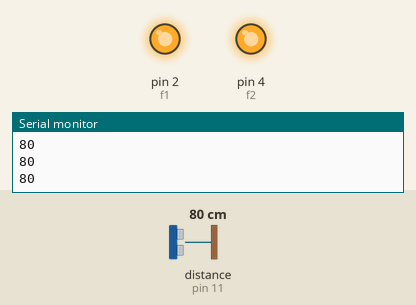
Recording of a sketch running on a simulated Arduino Uno, built with avr-gcc and run on an emulated ATmega328P. Parts: output pins drawn as LEDs (lit = HIGH), the last lines printed to the serial monitor. Wiring (inferred from the names in the program): ultrasonic range finder: trigger pin 12; echo pin 11. Inputs (shaded band) come from the test bench; at power-on: distance to the obstacle (sensor on pin 11) 80 cm. The echo pulse lasts 58.3 µs per cm; pins used as bus, display or sensor lines are not drawn.

Above: at 1.2 s.
1.3 s: distance to the obstacle (sensor on pin 11) set to 14 cm
2.8 s: distance to the obstacle (sensor on pin 11) set to 10 cm
At 3.9 s:
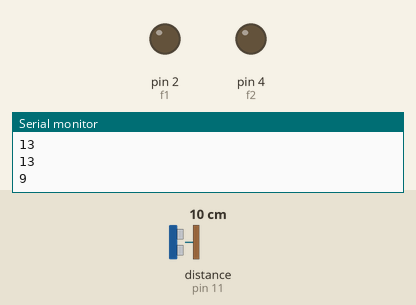
4.3 s: distance to the obstacle (sensor on pin 11) set to 18 cm
At 5.5 s:
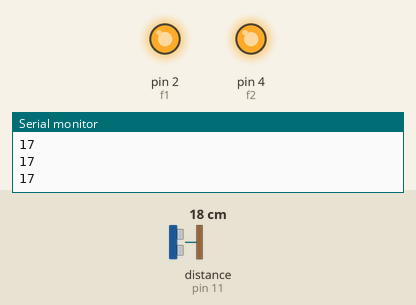
5.8 s: distance to the obstacle (sensor on pin 11) set to 2 cm
At 6.5 s:
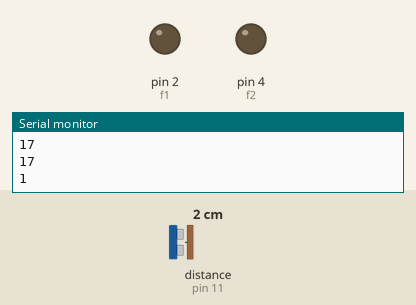
Timing chart, 0 to 8.4 s (numbered marks = the images above; inputs shaded):
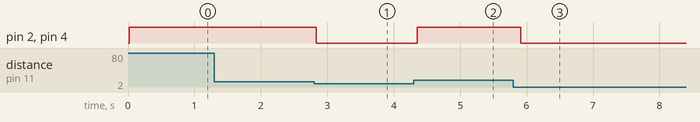

The sketch:

Robot.ino
```cpp
int trig = 12;
int echo = 11;
int f1 = 2;
int r1 = 3;
int f2 = 4;
int r2 = 5;
void setup() {
  Serial.begin(9600);
  pinMode(trig, OUTPUT);
  pinMode(echo, INPUT);
  pinMode(f1, OUTPUT);
  pinMode(r1, OUTPUT);
  pinMode(f2, OUTPUT);
  pinMode(r2, OUTPUT);
}

void loop() {
  digitalWrite(trig, HIGH);
  delayMicroseconds(16);
  digitalWrite(trig, LOW);
  int dist = pulseIn(echo, HIGH)/58;
  Serial.println(dist);
  if(dist > 10){
    forward();
    delay(100);
  }
  else{
    backward();
    delay(1500);
  }

}
void forward(){
  analogWrite(r1, 0);
  analogWrite(r2, 0);
  delay(10);
  analogWrite(f1, 255);
  analogWrite(f2, 255);
}
void backward(){
  analogWrite(f1, 0);
  analogWrite(f2, 0);
  delay(10);
  analogWrite(r1, 255);
  analogWrite(r2, 255);
}
```

Measured:
- the behaviour switches between 12 and 11 cm on distance to the obstacle (sensor on pin 11) (found by bisection; images 0 and 1)
- after the input at 2.8 s, pin 2 (f1), pin 4 (f2): HIGH → LOW at once
- after the input at 4.3 s, pin 2 (f1), pin 4 (f2): LOW → HIGH after 0.06 s
- after the input at 5.8 s, pin 2 (f1), pin 4 (f2): HIGH → LOW after 0.11 s
